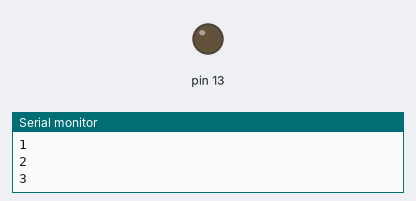
Bench run of a sketch on a simulated Arduino Uno, built with avr-gcc and run on an emulated ATmega328P. Shown: output pins drawn as LEDs (lit = HIGH), the last lines printed to the serial monitor.

Above: at 2.5 s.
At 17.5 s:
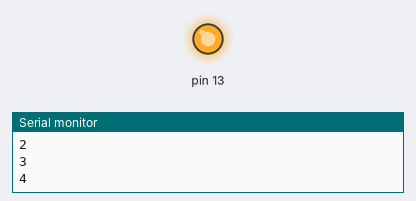
Timing chart, 0 to 22.1 s (numbered marks = the images above):
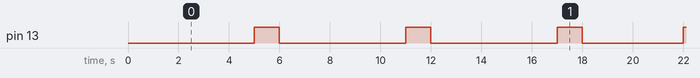

The sketch:

sequence_detector_arduino.ino
```cpp
int incomingByte = 0;
enum {state0, state1, state2, state3, state4};
unsigned char state = state0;
int inputs[] = {1,0,1,0,1,1,0,1,1,0,1,1,0,0,1,0,1};

void FSM() {
  switch (state) {
    case state0:
      if (incomingByte == 1) {
        state = state1;
      }
      else if (incomingByte == 0) {
        state = state0;
      }
      break;
    case state1:
      if (incomingByte == 1) {
        state = state1;
      }
      else if (incomingByte == 0) {
        state = state2;
      }
      break;
    case state2:
      if (incomingByte == 1) {
        state = state3;
      }
      else if (incomingByte == 0) {
        state = state0;
      }
      break;
    case state3:
      if (incomingByte == 1) {
        state = state4;
      }
      else if (incomingByte == 0) {
        state = state2;
      }
      break;
    case state4:
      if (incomingByte == 1) {
        state = state1;
      }
      else if (incomingByte == 0) {
        state = state0;
      }
      break;
    }
}

void blink() {
  if (state == state4) {
    digitalWrite(13, HIGH);
  } else {
    digitalWrite(13, LOW);
  }
}

void setup() {
  Serial.begin(9600);
  pinMode(13, OUTPUT);
  digitalWrite(13, LOW);
}

void loop() {
  for (int i = 0; i < 17; i++) {
    incomingByte = inputs[i];
    FSM();
    blink();
    Serial.println(state);
    delay(1000);
  }
}
```

Measured:
- by itself, pin 13: repeats every 17.0 s: 2 × (LOW 5.0 s, HIGH 1.0 s), LOW 4.0 s, HIGH 1.0 s
- by itself, everything shown: repeats every 17.0 s, in 6 steps
